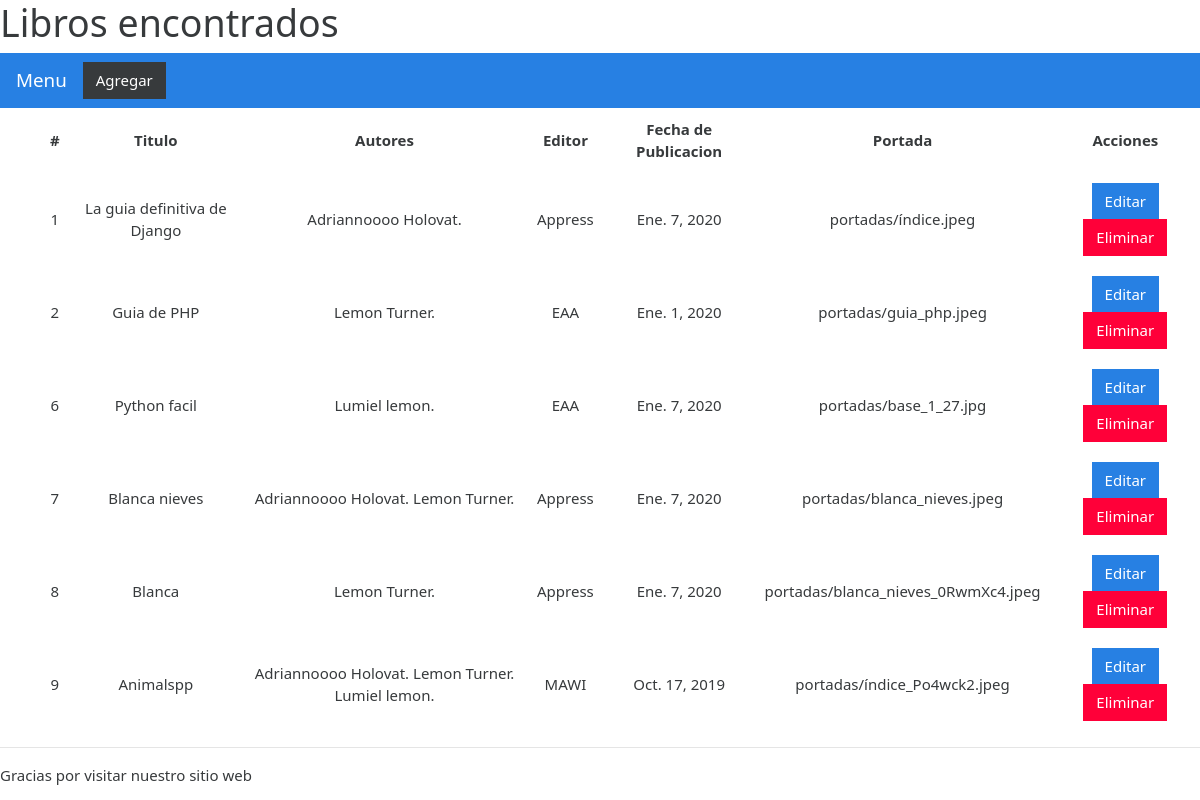
The app's page /libros/ with its own data.
### biblioteca/models.py (models this page shows, shortened)
class Libro(models.Model):
    titulo = models.CharField(max_length=100)
    autores = models.ManyToManyField(Autor)
    editor = models.ForeignKey(Editor)
    fecha_publicacion = models.DateField(blank=True,null=True)
    portada = models.ImageField(upload_to='portadas',null=True, blank=True)
    class Meta:
        verbose_name_plural="Libros"

class Autor(models.Model):
    nombre = models.CharField(max_length=30)
    apellidos = models.CharField(max_length = 40)
    email = models.EmailField(blank=True,verbose_name='e-mail')
    class Meta:
        verbose_name_plural="Autores"
    def __str__(self):
        return '%s %s' %(self.nombre,self.apellidos)

class Editor(models.Model):
    nombre = models.CharField(max_length = 30)
    domicilio = models.CharField(max_length = 50)
    ciudad = models.CharField(max_length = 60)
    estado = models.CharField(max_length = 30)
    pais = models.CharField(max_length = 50)
    website = models.URLField()
    class Meta:
        verbose_name_plural="Editores"
    def __str__(self):
        return self.nombre

### biblioteca/views.py (the view)
# urls.py: url(r'^libros/$',LibroList.as_view(),name='libros'),
class LibroList(ListView):
    model = Libro
    template_name = 'libro_list.html'

### biblioteca/templates/libro_list.html (shortened to what this page needs)
{% extends "base.html"%}
    {% block menu%}
    <a class="btn btn-secondary my-2 my-sm-0" href="{% url 'libro_view' %}">Agregar</a>
    {% endblock%}
    {%  block content %}
    {% if object_list %}
    <ul>
        <table style="width:100%"cellpadding="10" >
            <thead>
                <tr>
                    <th>#</th>
                    <th>Titulo</th>
                    <th>Autores</th>
                    <th>Editor</th>
                    <th>Fecha de Publicacion</th>
                    <th>Portada</th>
                    <th>Acciones</th>
                </tr>
            </thead>
            <tbody>
                {% if object_list %}
                    {% for Libros in object_list %}
                    <tr>
                        <td>{{Libros.id}}</td>
                        <td>{{Libros.titulo}}</td>
                        <td>
                        {% for autores in Libros.autores.all %}
                           {{autores}}.
                        {% endfor %}
                        </td>
                        <td>{{Libros.editor}}</td>
                        <td>{{Libros.fecha_publicacion}}</td>
                        <td>{{Libros.portada}}</td>
                        <td>
                            <a class= "btn btn-primary" href="{% url 'libro_edit' Libros.id%}">Editar</a>
                            <a class= "btn btn-danger" href="{% url 'libro_delete' Libros.id%}">Eliminar</a>
                        </td>
                    </tr>
                    {% endfor %}
                {% else %}
                    <h1>No hay registros de Libros</h1>
                {% endif %}
            </tbody>
        </table>
    </ul>
    {% else %}
    <p>Ningun Autor coincide con el criterio de busqueda.</p>
    {% endif %}
</html>
{% endblock %}

### templates/base.html (shortened to what this page needs)
{% load staticfiles %}
<!DOCTYPE HTML PUBLIC "-//W3D//DTD HTML 4.01//EN">
<html lang = "en">
    <head>
        <link rel = "stylesheet" href="{% static 'css/bootstrap.min.css' %}">
    </head>
    <body>
        <h1>{% block h1 %}{% endblock %}</h1>
        <nav class="navbar navbar-expand-lg navbar-dark bg-primary">
            <a class="navbar-brand" href="{% url 'menu' %}">Menu</a>
        <div class="collapse navbar-collapse" id="navbarColor01">
            <ul class="navbar-nav mr-auto">
                {% block menu %}{% endblock %}
            </ul>
        </div>
        </nav>
        {% block content %}{% endblock %}
        {% block footer %}
        <hr>
        <p>Gracias por visitar nuestro sitio web</p>
        {% endblock %}
    </body>
</html>

### biblioteca/templates/libro_list.html (style rules this page uses)
table, th, td { border: 0px solid black; text-align: center; }

### records on screen
Libro: id "1", titulo "La guia definitiva de Django", editor "Appress", fecha_publicacion "Ene. 7, 2020", portada "portadas/índice.jpeg"
Autor: nombre+apellidos "Adriannoooo Holovat"
Libro: id "2", titulo "Guia de PHP", editor "EAA", fecha_publicacion "Ene. 1, 2020", portada "portadas/guia_php.jpeg"
Autor: nombre+apellidos "Lemon Turner"
Libro: id "6", titulo "Python facil", editor "EAA", fecha_publicacion "Ene. 7, 2020", portada "portadas/base_1_27.jpg"
Autor: nombre+apellidos "Lumiel lemon"
Libro: id "7", titulo "Blanca nieves", editor "Appress", fecha_publicacion "Ene. 7, 2020", portada "portadas/blanca_nieves.jpeg"
Libro: id "8", titulo "Blanca", editor "Appress", fecha_publicacion "Ene. 7, 2020", portada "portadas/blanca_nieves_0RwmXc4.jpeg"
Libro: id "9", titulo "Animalspp", editor "MAWI", fecha_publicacion "Oct. 17, 2019", portada "portadas/índice_Po4wck2.jpeg"
